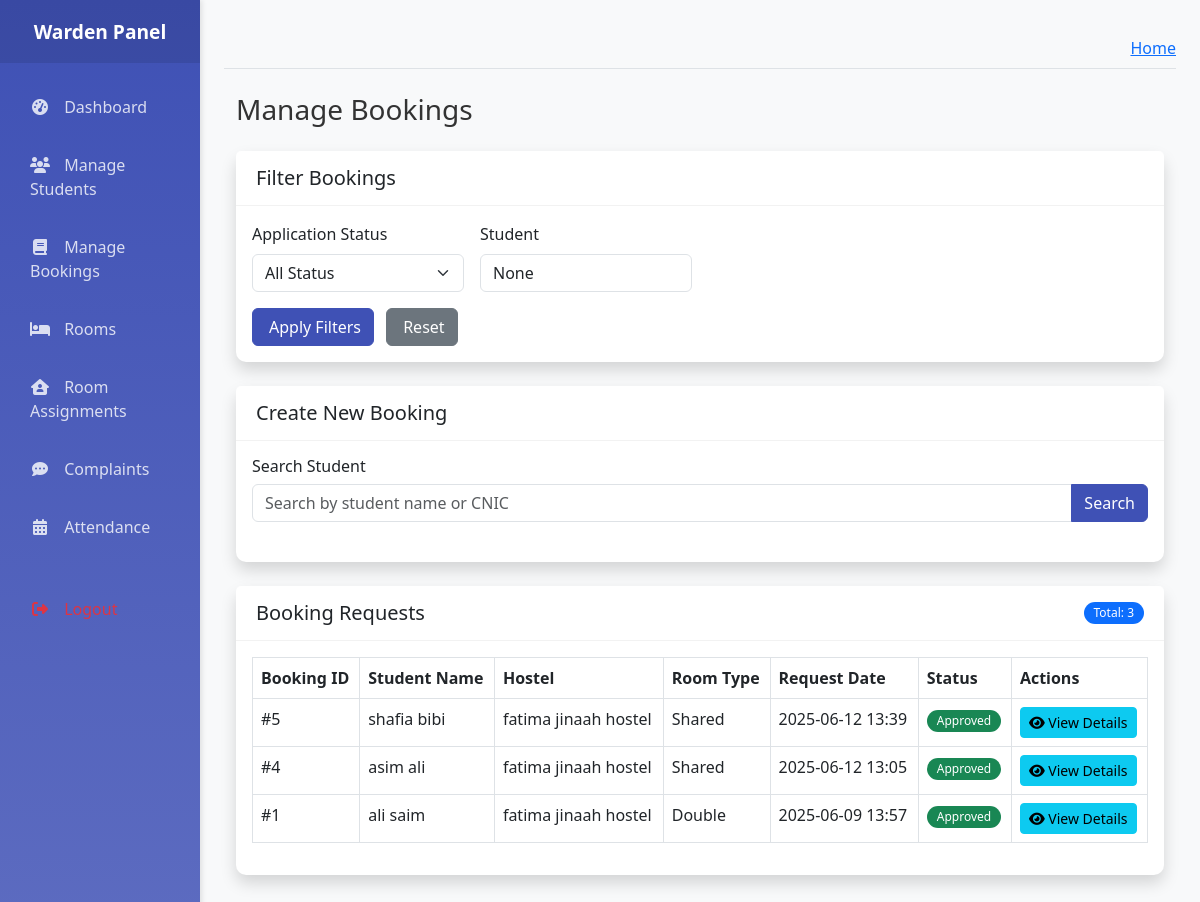
Page /warden/bookings/ (signed in) on the earlier database version.
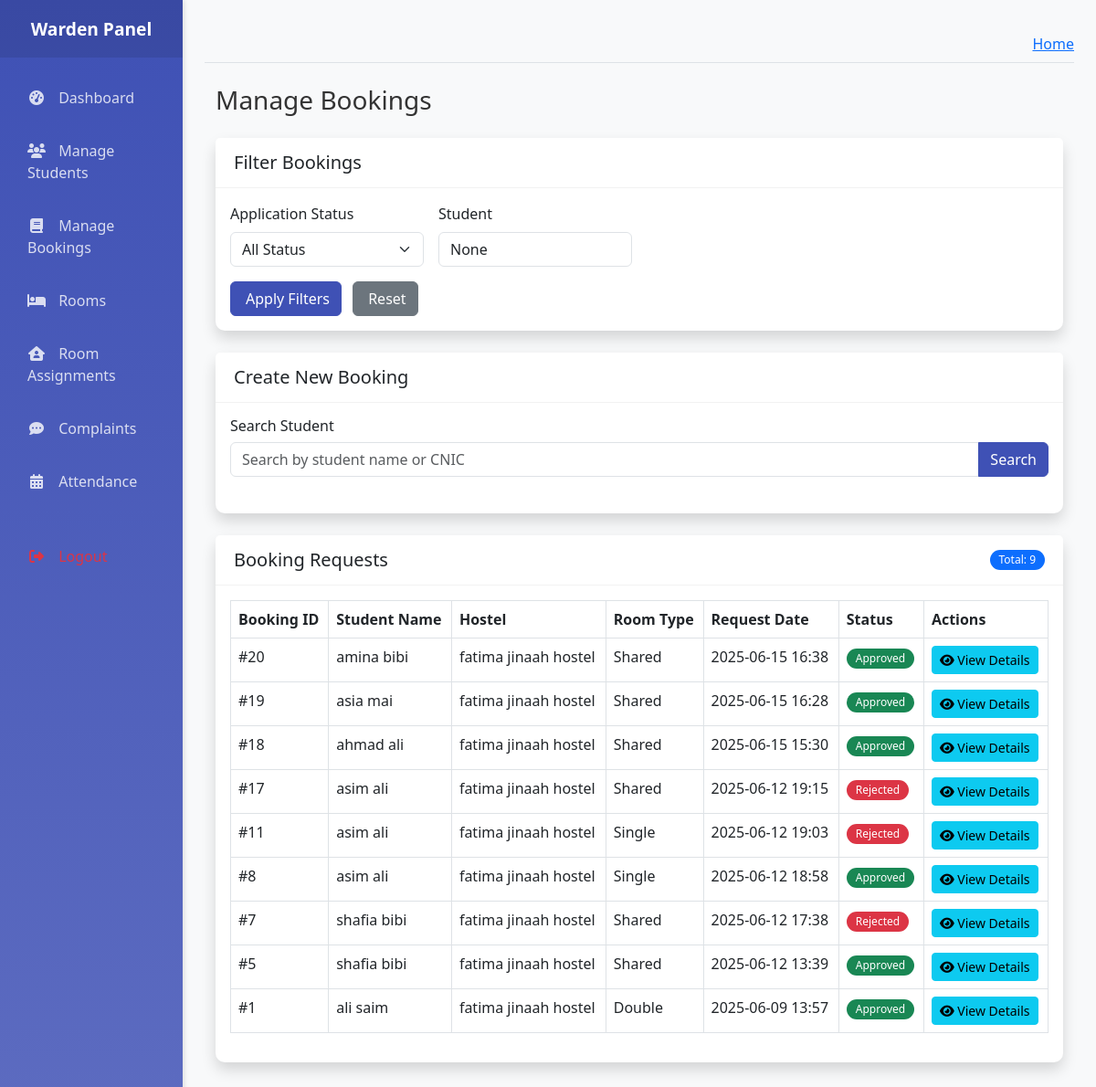
Same page on the later database version.
### coustom_admin/models.py (models this page shows, shortened)
class BookingRequest(models.Model):
    STATUS_CHOICES = [
        ('Pending', 'Pending'),
        ('Approved', 'Approved'),
        ('Rejected', 'Rejected'),
        ('Cancelled', 'Cancelled'),
        ('Completed', 'Completed')
    ]
    student = models.ForeignKey(User, on_delete=models.CASCADE, related_name='bookings')
    hostel = models.ForeignKey('Hostels', on_delete=models.CASCADE, related_name='bookings')
    room_type = models.CharField(max_length=20, choices=[
        ('Single', 'Single'),
        ('Double', 'Double'),
        ('Shared', 'Shared')
    ])
    status = models.CharField(max_length=20, choices=STATUS_CHOICES, default='Pending')
    check_in_date = models.DateField()
    check_out_date = models.DateField(null=True, blank=True)
    request_date = models.DateTimeField(auto_now_add=True, help_text='When the booking was requested')
    class Meta:
        constraints = [
            models.UniqueConstraint(
                fields=['student'],
                condition=Q(status='Pending') | Q(status='Approved'),
                name='unique_active_booking_per_student'
            )
        ]
    updated_at = models.DateTimeField(auto_now=True)
    admin_notes = models.TextField(blank=True, null=True)
    class Meta:
        ordering = ['-request_date']

class Hostels(models.Model):
    name = models.CharField(max_length=100)
    address = models.TextField(max_length=250)
    gender = models.CharField(default="Male", choices=[('Male', 'Male'), ('Female', 'Female')])
    contact_number = models.CharField(max_length=11)
    total_floors = models.IntegerField()
    description = models.TextField(blank=True, null=True)
    created_at = models.DateTimeField(auto_now_add=True)
    def __str__(self):
        return self.name

### warden/views.py (the view)
# urls.py: path('bookings/', views.manage_booking, name='manage_booking'),
@login_required
def manage_booking(request):
    def is_student(user):
        return hasattr(user, 'student')
    if is_student(request.user):
        bookings = BookingRequest.objects.filter(student=request.user.student.user).select_related('student')
    else:
        bookings = BookingRequest.objects.all().select_related('student')
        if hasattr(request.user, 'warden_profile'):
            warden_profile = request.user.warden_profile
            assigned_hostel = HostelWardens.objects.filter(warden=warden_profile).first()
            if assigned_hostel:
                bookings = bookings.filter(hostel=assigned_hostel.hostel)
    status_filter = request.GET.get('status')
    if status_filter:
        bookings = bookings.filter(status=status_filter)
    search_query = request.GET.get('search')
    if search_query:
        bookings = bookings.filter(
            Q(student__first_name__icontains=search_query) |
            Q(student__last_name__icontains=search_query) |
            Q(student__email__icontains=search_query)
        )
    status_counts = bookings.values('status').annotate(count=Count('status'))
    hostels_data_queryset = Hostels.objects.prefetch_related(
        Prefetch('roomtyperate_set',
                queryset=RoomTypeRate.objects.all().only('room_type', 'per_head_rent'),
                to_attr='room_types')
    ).all()
    hostels_data = []
    for hostel in hostels_data_queryset:
        hostel_data = {
            'id': hostel.id,
            'name': hostel.name,
            'room_types': [
                {
                    'room_type': rt.room_type,
                    'per_head_rent': float(rt.per_head_rent) if rt.per_head_rent else 0.0
                } for rt in hostel.room_types
            ]
        }
        hostels_data.append(hostel_data)
    hostels_json = mark_safe(json.dumps(hostels_data, ensure_ascii=False))
    context = {
        'bookings': bookings.order_by('-request_date'),
        'status_counts': {item['status']: item['count'] for item in status_counts},
        'total_bookings': bookings.count(),
        'hostels': hostels_data_queryset,  # Pass the QuerySet for template iteration
        'hostels_json': hostels_json,  # Pass the JSON string for JavaScript
        'today': date.today(),    # For setting min date on date picker
        'status_filter': status_filter,
        'search_query': search_query,
    }
    return render(request, 'warden/warden_managebookings.html', context)

### warden/templates/warden/warden_managebookings.html (shortened to what this page needs)
{% extends 'warden/warden_base.html' %}
{% load static %}
{% block content %}
<div class="container-fluid mt-4">
    <h1 class="h3 mb-4 text-gray-800">Manage Bookings</h1>
    <div class="card shadow mb-4">
        <div class="card-header">
            <h5 class="card-title mb-0">Filter Bookings</h5>
        </div>
        <div class="card-body">
            <form method="GET" class="row g-3" id="filterForm">
                <div class="col-md-3 col-sm-6">
                    <label for="status" class="form-label">Application Status</label>
                    <select class="form-select" id="status" name="status">
                        <option value="">All Status</option>
                    </select>
                </div>
                <div class="col-md-3 col-sm-12">
                    <label for="search" class="form-label">Student</label>
                    <input type="text" class="form-control" id="search" name="search"
                           placeholder="Search by student name" value="{{ search_query }}">
                </div>
                <div class="col-12">
                    <button type="submit" class="btn btn-primary me-2" id="filterButton">
                         Apply Filters
                    </button>
                    <a href="{% url 'manage_booking' %}" class="btn btn-secondary">
                         Reset
                    </a>
                </div>
            </form>
        </div>
    </div>
    <div class="card shadow mb-4">
        <div class="card-header">
            <h5 class="card-title mb-0">Create New Booking</h5>
        </div>
        <div class="card-body">
            <div class="mb-4">
                <h6>Search Student</h6>
                <div class="input-group">
                    <input type="text" id="studentSearch" class="form-control" placeholder="Search by student name or CNIC">
                    <button class="btn btn-primary" type="button" id="searchStudentBtn">
                         Search
                    </button>
                </div>
            </div>
        </div>
    </div>
    <div class="card shadow mb-4">
        <div class="card-header d-flex justify-content-between align-items-center">
            <h5 class="card-title mb-0">Booking Requests</h5>
            <span class="badge bg-primary">Total: {{ total_bookings }}</span>
        </div>
        <div class="card-body">
            <div class="table-responsive">
                <table class="table table-bordered table-hover" id="bookingsTable" width="100%" cellspacing="0">
                    <thead>
                        <tr>
                            <th>Booking ID</th>
                            <th>Student Name</th>
                            <th>Hostel</th>
                            <th>Room Type</th>
                            <th>Request Date</th>
                            <th>Status</th>
                            <th>Actions</th>
                        </tr>
                    </thead>
                    <tbody>
                        {% for booking in bookings %}
                        <tr>
                            <td>#{{ booking.id }}</td>
                            <td>{{ booking.student.get_full_name }}</td>
                            <td>{{ booking.hostel.name }}</td>
                            <td>{{ booking.room_type }}</td>
                            <td>{{ booking.request_date|date:"Y-m-d H:i" }}</td>
                            <td>
                                {% if booking.status == 'Pending' %}
                                    <span class="badge bg-warning">Pending</span>
                                {% elif booking.status == 'Approved' %}
                                    <span class="badge bg-success">Approved</span>
                                {% else %}
                                    <span class="badge bg-danger">Rejected</span>
                                {% endif %}
                            </td>
                            <td>
                                {% if booking.status == 'Pending' %}
                                    <button type="button" class="btn btn-success btn-sm approve-btn" data-bs-toggle="modal" data-bs-target="#approveModal" data-booking-id="{{ booking.id }}">
                                        <i class="fas fa-check"></i> Approve
                                    </button>
                                    <button type="button" class="btn btn-danger btn-sm reject-btn" data-bs-toggle="modal" data-bs-target="#rejectModal" data-booking-id="{{ booking.id }}">
                                        <i class="fas fa-times"></i> Reject
                                    </button>
                                {% else %}
                                    <button type="button" class="btn btn-info btn-sm" data-bs-toggle="modal" data-bs-target="#viewDetailsModal{{ booking.id }}">
                                        <i class="fas fa-eye"></i> View Details
                                    </button>
                                {% endif %}
                            </td>
                        </tr>
                        {% endfor %}
                    </tbody>
                </table>
            </div>
        </div>
    </div>
</div>
{% endblock content %}

### warden/templates/warden/warden_base.html (shortened to what this page needs)
<!DOCTYPE html>
<html lang="en">
<head>
    <link href="https://cdn.jsdelivr.net/npm/bootstrap@5.3.0/dist/css/bootstrap.min.css" rel="stylesheet">
    <link rel="stylesheet" href="https://cdnjs.cloudflare.com/ajax/libs/font-awesome/6.4.0/css/all.min.css">
</head>
<body>
    <div class="container-fluid">
        <div class="row">
            <div class="col-md-3 col-lg-2 d-md-block sidebar collapse">
                <div class="sidebar-header">
                    <h3>Warden Panel</h3>
                </div>
                <div class="sidebar-menu">
                    <ul class="nav flex-column">
                        <li class="nav-item">
                            <a class="nav-link {% if request.path == '/warden/dashboard/' %}active{% endif %}" href="{% url 'warden:dashboard' %}">
                                <i class="fas fa-tachometer-alt"></i> Dashboard
                            </a>
                        </li>
                        <li class="nav-item">
                            <a class="nav-link {% if 'students' in request.path %}active{% endif %}" href="{% url 'warden:manage_students' %}">
                                <i class="fas fa-users"></i> Manage Students
                            </a>
                        </li>
                        <li class="nav-item">
                            <a class="nav-link {% if 'bookings' in request.path %}active{% endif %}" href=" {% url 'warden:manage_booking' %} ">
                                <i class="fas fa-book"></i> Manage Bookings
                            </a>
                        </li>
                        <li class="nav-item">
                            <a class="nav-link {% if 'rooms' in request.path %}active{% endif %}" href="{% url 'warden:manage_rooms' %}">
                                <i class="fas fa-bed"></i> Rooms
                            </a>
                        </li>
                        <li class="nav-item">
                            <a class="nav-link {% if 'room-assignments' in request.path %}active{% endif %}" href="{% url 'warden:room_assignments' %}">
                                <i class="fas fa-house-user"></i> Room Assignments
                            </a>
                        </li>
                        <li class="nav-item">
                            <a class="nav-link {% if 'complaints' in request.path %}active{% endif %}" href="{% url 'warden:warden_complaints' %}">
                                <i class="fas fa-comment-dots"></i> Complaints
                            </a>
                        </li>
                        <li class="nav-item">
                            <a class="nav-link" href="#">
                                <i class="fas fa-calendar-alt"></i> Attendance
                            </a>
                        </li>
                        <li class="nav-item mt-4">
                            <a class="nav-link text-danger" href="{% url 'warden:logout' %}">
                                <i class="fas fa-sign-out-alt"></i> Logout
                            </a>
                        </li>
                    </ul>
                </div>
            </div>
            <main role="main" class="col-md-9 ml-sm-auto col-lg-10 px-4 main-content">
                <div class="d-flex justify-content-between flex-wrap flex-md-nowrap align-items-center pt-3 pb-2 mb-3 border-bottom">
                    <div class="btn-toolbar mb-2 mb-md-0">
                        <nav aria-label="breadcrumb">
                            <ol class="breadcrumb mb-0">
                                <li class="breadcrumb-item"><a href="{% url 'warden:dashboard' %}">Home</a></li>
                            </ol>
                        </nav>
                    </div>
                </div>
                {% block content %}{% endblock %}
            </main>
        </div>
    </div>
</body>
</html>

### warden/templates/warden/warden_base.html (style rules this page uses)
:root { --primary-color: #3f51b5; --secondary-color: #5c6bc0; --accent-color: #ff4081; --light-gray: #f5f5f5; --dark-gray: #333; }
body { font-family: 'Segoe UI', Tahoma, Geneva, Verdana, sans-serif; background-color: #f8f9fa; color: #333; }
.sidebar { min-height: 100vh; background: linear-gradient(180deg, var(--primary-color), var(--secondary-color)); color: white; padding: 0; box-shadow: 2px 0 5px rgba(0, 0, 0, 0.1); }
.sidebar-header { padding: 20px; background-color: rgba(0, 0, 0, 0.1); text-align: center; }
.sidebar-header h3 { margin: 0; font-size: 1.2rem; font-weight: 600; }
.sidebar-menu { padding: 15px 0; }
.nav-link { color: rgba(255, 255, 255, 0.8); padding: 12px 20px; margin: 5px 10px; border-radius: 5px; transition: all 0.3s; }
.nav-link i { margin-right: 10px; width: 20px; text-align: center; }
.main-content { padding: 20px; }
.card { border: none; border-radius: 10px; box-shadow: 0 2px 10px rgba(0, 0, 0, 0.05); margin-bottom: 20px; transition: transform 0.3s, box-shadow 0.3s; }
.card-header { background-color: white; border-bottom: 1px solid rgba(0, 0, 0, 0.05); font-weight: 600; padding: 15px 20px; }
.btn-primary { background-color: var(--primary-color); border-color: var(--primary-color); }
.badge { padding: 5px 10px; font-weight: 500; border-radius: 20px; }

Differences in the rows shown:
removed BookingRequest: id "4", student.get_full_name "asim ali", hostel.name "fatima jinaah hostel", room_type "Shared", request_date "2025-06-12 13:05", status "Approved"
added BookingRequest: id "20", student.get_full_name "amina bibi", hostel.name "fatima jinaah hostel", room_type "Shared", request_date "2025-06-15 16:38", status "Approved"
added BookingRequest: id "19", student.get_full_name "asia mai", hostel.name "fatima jinaah hostel", room_type "Shared", request_date "2025-06-15 16:28", status "Approved"
added BookingRequest: id "18", student.get_full_name "ahmad ali", hostel.name "fatima jinaah hostel", room_type "Shared", request_date "2025-06-15 15:30", status "Approved"
added BookingRequest: id "17", student.get_full_name "asim ali", hostel.name "fatima jinaah hostel", room_type "Shared", request_date "2025-06-12 19:15", status "Rejected"
added BookingRequest: id "11", student.get_full_name "asim ali", hostel.name "fatima jinaah hostel", room_type "Single", request_date "2025-06-12 19:03", status "Rejected"
added BookingRequest: id "8", student.get_full_name "asim ali", hostel.name "fatima jinaah hostel", room_type "Single", request_date "2025-06-12 18:58", status "Approved"
added BookingRequest: id "7", student.get_full_name "shafia bibi", hostel.name "fatima jinaah hostel", room_type "Shared", request_date "2025-06-12 17:38", status "Rejected"
Other differences:
{{ total_bookings }}: "3" → "9"
